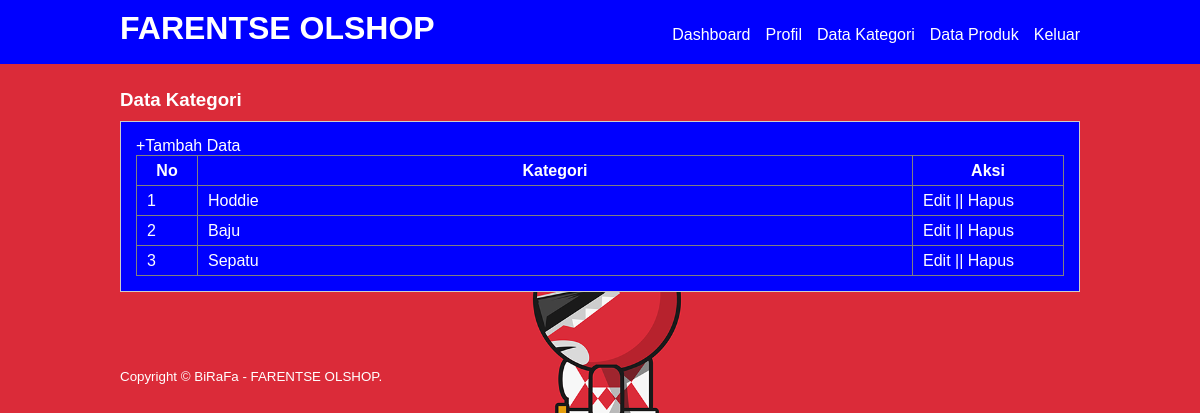
/data-kategori.php (signed in), run on the app's committed database.
### tables this page shows
CREATE TABLE `tb_category` (
  `category_id` int(11) NOT NULL,
  `category_name` varchar(25) NOT NULL
);

### data-kategori.php (the view, shortened to what this page needs)
<?php
include 'db.php';
?>
<!DOCTYPE html>
<html>
    <head>
        <link rel="stylesheet" type="text/css" href="style.css">
    </head>
    <body>
        <header>
            <div class="container">
                <h1><a href="dashboard.php">FARENTSE OLSHOP<a/></h1>
                <ul>
                    <li><a href="dashboard.php">Dashboard</a><li>
                    <li><a href="profil.php">Profil</a><li>
                    <li><a href="data-kategori.php">Data Kategori</a><li>
                    <li><a href="data-produk.php">Data Produk</a><li>
                    <li><a href="keluar.php">Keluar</a><li>
                </ul>
            </div>
        </header>
        <div class="section">
            <div class="container">
                <h3>Data Kategori</h3>
                <div class="box">
                    <p><a href="tambah-kategori.php">+Tambah Data</a></p>
                    <table border="1" cellspacing="0" class="table">
                        <thead>
                            <tr>
                                <th width="60px">No</th>
                                <th>Kategori</th>
                                <th width="150px">Aksi</th>
                            </tr>
                        </thead>
                        <tbody>
                            <?php
                                  $no = 1;
                                  $kategori = mysqli_query($conn, "SELECT * FROM tb_category ORDER BY category_id DESC");
                                  while($row = mysqli_fetch_array($kategori)){
                            ?>
                            <tr>
                                <td><?php echo $no++ ?></td>
                                <td><?php echo $row['category_name'] ?></td>
                                <td>
                                    <a href="edit-kategori.php?id=<?php echo $row['category_id'] ?>">Edit</a> || <a href="proses-hapus.php?idk=<?php echo $row['category_id'] ?>"onclick="return confirm('Yakin ingin menghapus?')">Hapus</a>
                                </td>
                            </tr>
                            <?php } ?>
                        </tbody>
                    </table>
                </div>
            </div>
        </div>
        <footer>
            <div class="container">
                <small>Copyright &copy; BiRaFa - FARENTSE OLSHOP.</small>
            </diV>
        </footer>
    </body>
</html>

### style.css (style rules this page uses)
* { padding:0; margin:0; font-family: 'Quicksand', sans-serif; }
body { background:url("PRRed.png"); background-size:cover; }
a { color: inherit; text-decoration: none; }
header { background-color: blue; color: #fff; }
header h1 { float: left; padding:10px 0; }
header ul { float: right; }
header ul li { display: inline-block; }
header ul li a { padding:20px 0 20px 15px; display: inline-block; }
footer { padding:25px 0; color: #fff; }
.container { width: 80%; margin:0 auto; }
.container:after { content: ''; display: block; clear: both; }
.section { padding:25px 0; color: #fff; }
.box { background-color: blue; border:1px solid #ccc; padding:15px; box-sizing: border-box; margin:10px 0 25px 0; }
.box:after { content: ''; display: block; clear: both; }
.table { width: 100%; border-collapse: collapse; }
.table tr { height: 30px; }
.table tr td { padding:5px 10px; }

### data on the page
tb_category: category_name "Hoddie"
tb_category: category_name "Baju"
tb_category: category_name "Sepatu"
